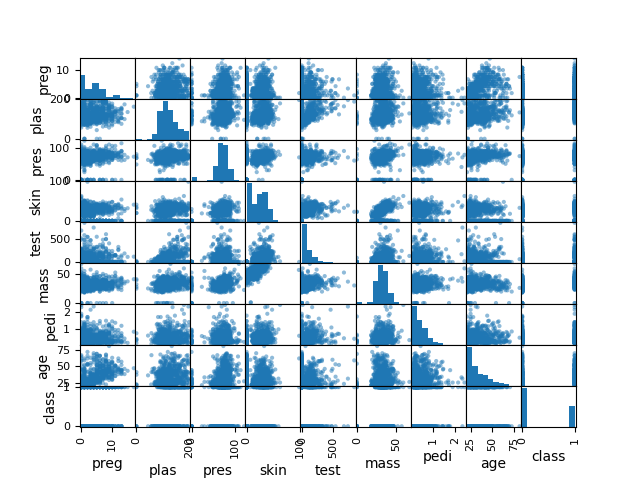

Reproduce this figure in Python.
import warnings
warnings.filterwarnings(action = "ignore")
import matplotlib.pyplot as plt
import pandas as pd

from pandas.plotting import scatter_matrix
hNames = ['preg', 'plas', 'pres', 'skin', 'test', 'mass', 'pedi', 'age', 'class']

dataframe = pd.read_csv("indians-diabetes.data.csv.csv", names=hNames)
scatter_matrix(dataframe)
plt.show()
